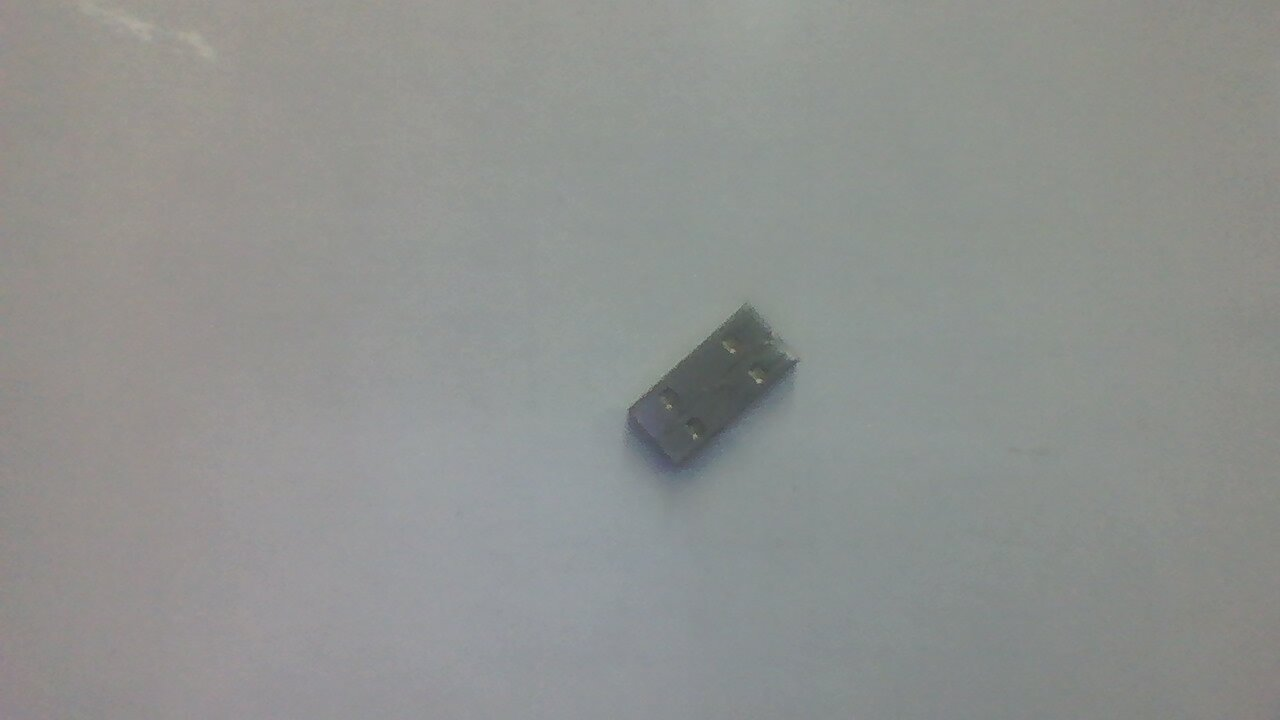
#> input picture andres_carpeta/MATERAIAL COMPARTIDO/vision/Taller3_VA_DavidJorge_RestrepoCamila/Practica 3/b.jpg, 1280 x 720 px
$ python C.py
#> lines starting #> are read from the running program, lines starting #| are printed output that depends on the picture; after the words box and inside, x2 and y2 are one past the last pixel; in counts of white or black regions, pixels touching at a corner belong together
import numpy as np
import cv2

img = cv2.imread('b.jpg')  # Leemos la imagen original
#> img is the input picture: shape (720, 1280, 3); mean B, G, R 143.3, 145.6, 143.4
cv2.imshow('Imagen',img) # Se aplica filtro y luego se umbraliza la imagen
cv2.waitKey(0)


#Procedimiento prar umbralizar y encontrar los contornos
imgray = cv2.cvtColor(img,cv2.COLOR_BGR2GRAY) # Se convierte la imagen de color a una imagen en escala de grises.
imgray = cv2.GaussianBlur(imgray, (7, 7), 3) # Se aplica un filtro gausiano para reducir el ruido en la imagen de salida
t, img_umbral = cv2.threshold(imgray, 0, 255, cv2.THRESH_BINARY_INV | cv2.THRESH_TRIANGLE) # Umbralizacion con operador binario inverso
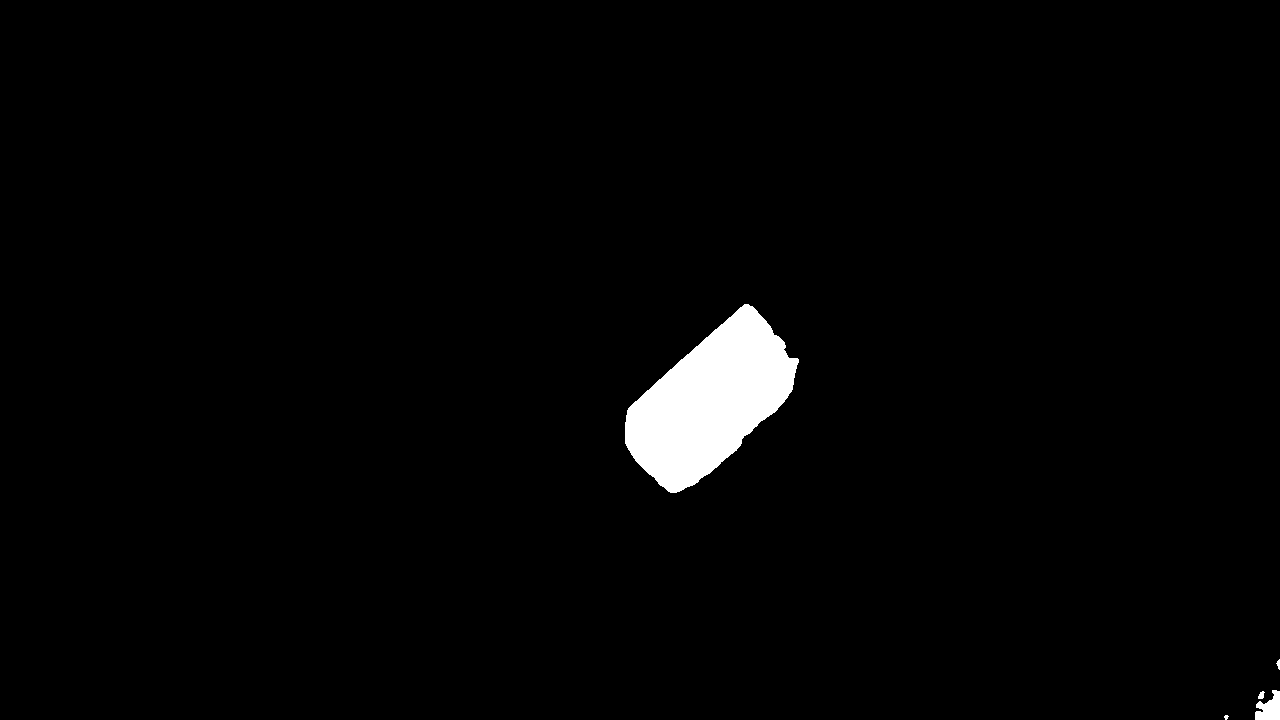
#> img_umbral: shape (720, 1280); 2% white; 5 white regions (1 under 20 px)
#> t = 128


contours, hierarchy = cv2.findContours(img_umbral, cv2.RETR_TREE, cv2.CHAIN_APPROX_SIMPLE) # Obtenemos los contornos
#> contours = 5 contours, 2 with area under 20; largest, box (x1, y1, x2, y2) and area: (625, 304, 799, 493) 17924, (1255, 690, 1280, 720) 450, (1258, 691, 1265, 699) 27
cv2.imshow('Imagen umbralizada con filtro', img_umbral) # Se aplica filtro y luego se umbraliza la imagen
cv2.waitKey(0)

cv2.drawContours(img,contours,-1,(125,125,0),2,cv2.LINE_AA) # Dibujamos los contornos
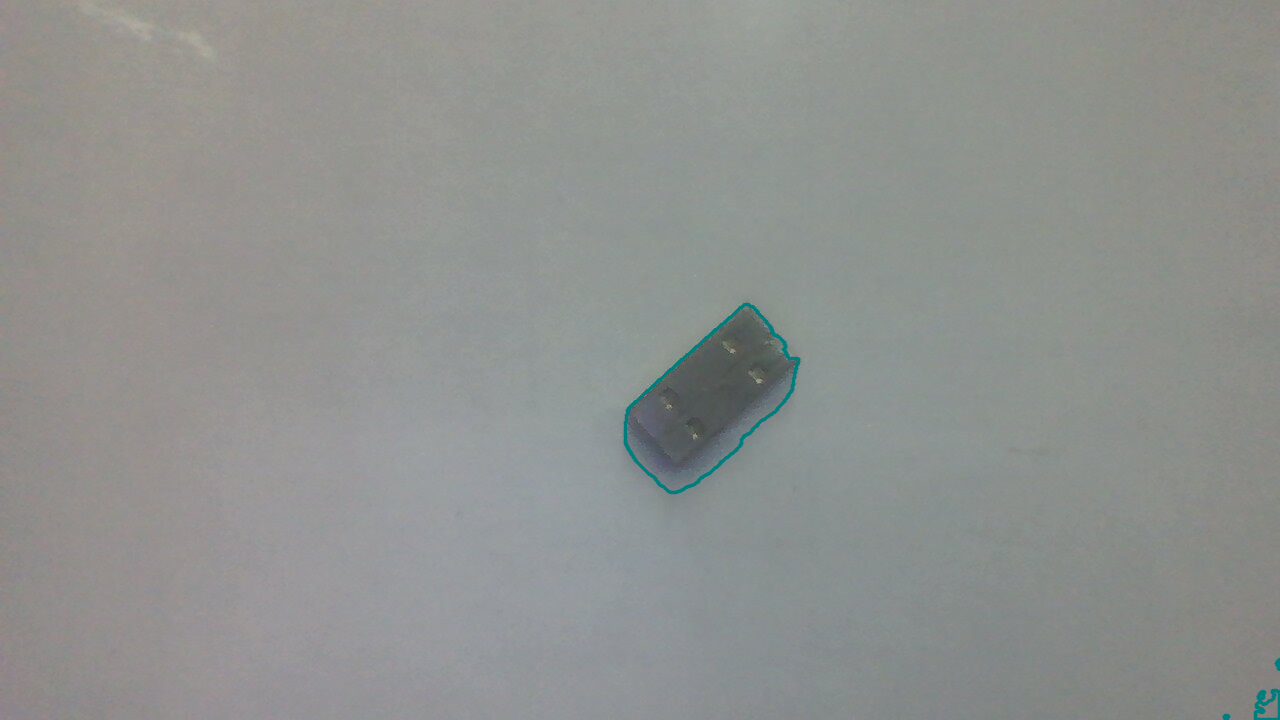
#> img: shape (720, 1280, 3); 0.34% of pixels changed, all inside (x1, y1, x2, y2) = (623, 302, 1280, 720)
cv2.imshow('Imagen original con contornos', img) #Muestra la imagen original con contornos
cv2.waitKey(0)
